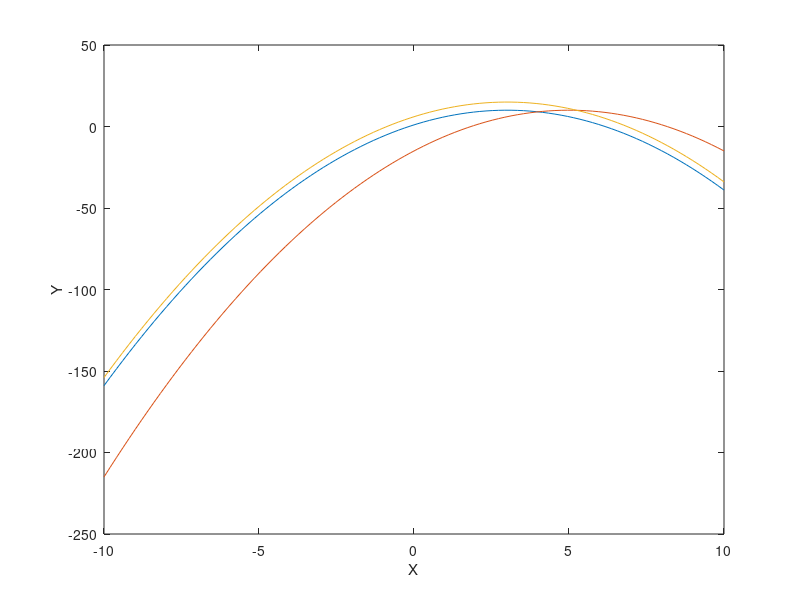

The MATLAB script that drew this image:
clc
close all
clearvars

x=linspace(-10,10);
y=(-(x-3).^2+10);
plot(x,y);

y1=(-(x-3).^2+15);
y2=-(x-5).^2+10;
hold on;
plot(x,y2)

hold on;
plot(x,y1);
xlabel("X");
ylabel("Y");

a=[1,2,1,4,5,6];
b=findpeaks(a);

